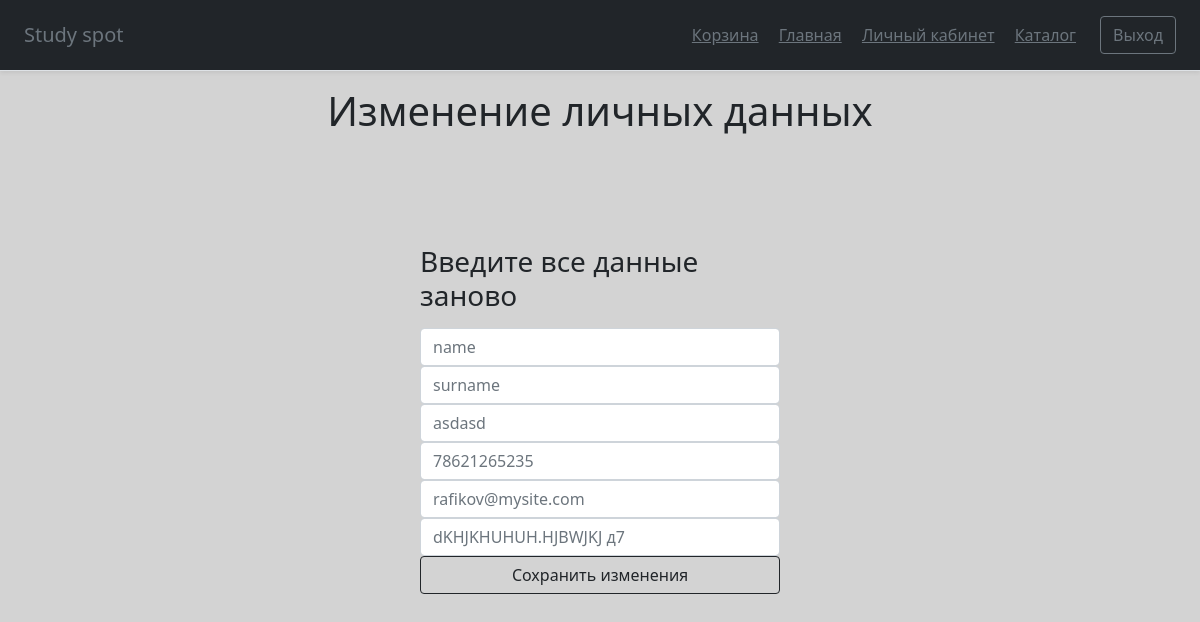
The app's page /info_changing (signed in) with its own data.
### main.py (models this page shows)
class Users(db.Model):  # таблица пользователей
    id = db.Column(db.Integer, primary_key=True, autoincrement=True)
    email = db.Column(db.String(30), index=True, unique=True, nullable=True)  # почта
    password = db.Column(db.String(150), nullable=True)   # пароль(хэшируется)
    name = db.Column(db.String(30), nullable=True)  # имя пользователя
    surname = db.Column(db.String(30), nullable=True)   # фамилия
    patronic = db.Column(db.String(30), nullable=True)  # отчество
    phone = db.Column(db.String(15), nullable=True)  # номер телефона
    bonuses = db.Column(db.Float, nullable=True)   # бонусный счет
    address = db.Column(db.String(200), nullable=True)  # адрес доставки(?)

### main.py (the view, shortened to what this page needs)
    @app.route('/info_changing', methods=['POST', 'GET'])
    def info_changing():
        if request.method == 'GET':
            user_data = Users.query.filter(Users.id == session['id']).all()[0]
            return render_template('info_changing.html', css_file='info_changing.css', title='Изменение данных',
                                   user=user_data)

### templates/info_changing.html (shortened to what this page needs)
{% extends "base.html" %}
{% block content %}
<h1>Изменение личных данных</h1>
<form method="post">
    <h5 class="h3 mb-3 fw-normal">Введите все данные заново</h5>
        <input name="name" type="text" id="inputName" class="form-control" placeholder="{{ user.name }}" required>
        <input name="surname" type="text" id="inputSurname" class="form-control" placeholder="{{ user.surname }}" required>
        <input name="patronic" type="text" id="inputPatronic" class="form-control" placeholder="{{ user.patronic }}">
        <input name="phone" type="text" id="inputPhone" class="form-control" placeholder="{{ user.phone }}" required>
        <input name="email" type="email" id="inputEmail" class="form-control" placeholder="{{ user.email }}" required autofocus>
        <input name="address" type="text" id="inputAddress" class="form-control" placeholder="{{ user.address }}" required autofocus>
     <button class="w-100 btn btn-outline-dark" type="submit">Сохранить изменения</button>
 </form>
{% endblock %}

### static/css/info_changing.css (style rules this page uses)
body { background-color: lightgrey; }
form { position: relative; width: 400px; height: 500px; margin-top: 100px; margin-right: auto; margin-bottom: 500px; margin-left: auto; padding: 10px 20px 10px; overflow: auto; -webkit-transition: all 200ms cubic-bezier(0.42, 0, 0.58, 1); -moz-transition: all 200ms cubic-bezier(0.42, 0, 0.58, 1); -o-transition: all 200ms cubic-bezier(0.42, 0, 0.58, 1); transition: all 200ms cubic-bezier(0.42, 0, 0.58, 1); }
h1 { text-align: center; }

### records on screen
Users: name "name", surname "surname", patronic "asdasd", phone "78621265235", email "rafikov@mysite.com", address "dKHJKHUHUH.HJBWJKJ д7"
